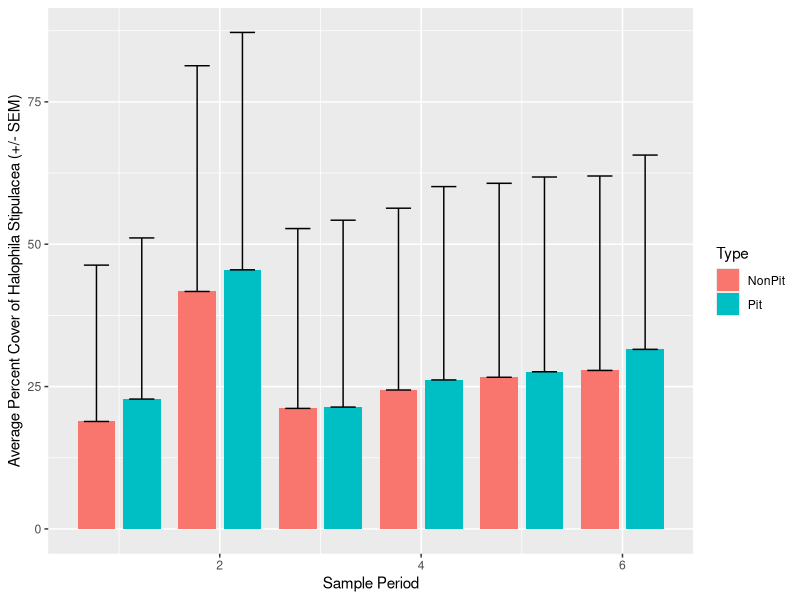

Here is the R script that generated this plot:
## ---- chunk 1
library(tidyverse)
library(ggplot2)

stingray <- read.csv("PitData.csv")
View(stingray)
## ---- chunk 2
stingraylong <- stingray %>% pivot_longer(cols = `HS`:`SF`:`HW`:`Sand`:`Other`, names_to = "Habitat", values_to = "Percent_Cover")
View(stingraylong)

stingraylonger <- stingraylong[,-2]
View(stingraylonger)

stinglong <- stingraylonger[, -c(8:10)]
View(stinglong)
## ---- chunk 3
sting <- stinglong %>% filter(Habitat == "HS")
View(sting)

stingray_summary <- sting %>% group_by(Type, Sample_Period) %>% summarise(MeanHS = mean(Percent_Cover), SDHS = sd(Percent_Cover), n = length(Percent_Cover))
stingray_summary
## ---- chunk 4
library(kableExtra)

kable(stingray_summary) %>% 
   kable_styling(bootstrap_options = "striped")
## ---- chunk 5
stingray_plot <- ggplot(aes(x = Sample_Period, y = MeanHS, fill = Type), data = stingray_summary) + geom_col(position = position_dodge(0.9), width = 0.75) + geom_errorbar(aes(ymin = MeanHS, ymax = MeanHS + SDHS), position = position_dodge(0.9), width = 0.5) + ylab("Average Percent Cover of Halophila Stipulacea (+/- SEM)") + xlab("Sample Period")
stingray_plot
